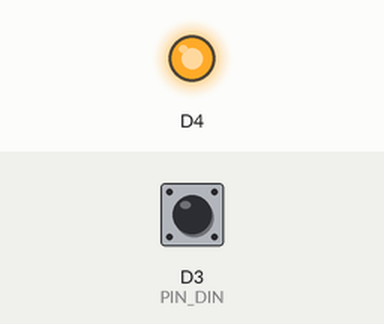
The sketch below on a simulated ESP8266 (Wemos D1 mini). Parts: output pins drawn as LEDs (lit = HIGH). Dashed ring = blinking. Inputs (shaded band) come from the test bench; at power-on: D3 (PIN_DIN) HIGH. What the sketch prints to the serial monitor is not drawn.

Above: at 1.2 s.
1.3 s: D3 (PIN_DIN) driven LOW
At 2.1 s:
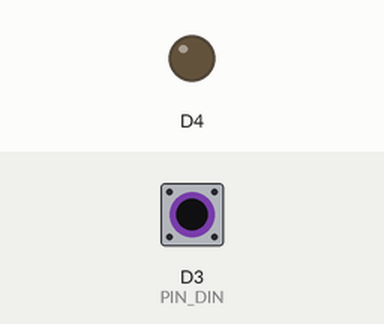
2.8 s: D3 (PIN_DIN) driven HIGH
At 3.3 s:
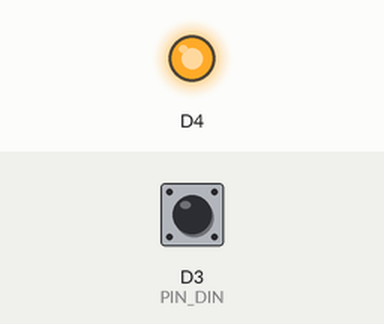
4.3 s: D3 (PIN_DIN) pulsed LOW 2 times (0.12 s each, 0.3 s apart)
At 4.56 s:
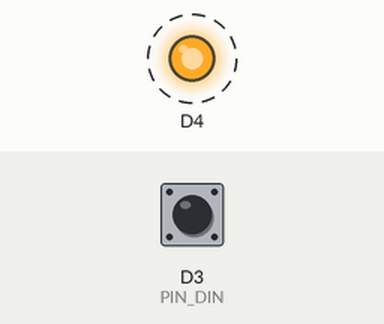
Timing chart, 0 to 7.3 s (numbered marks = the images above; inputs shaded):
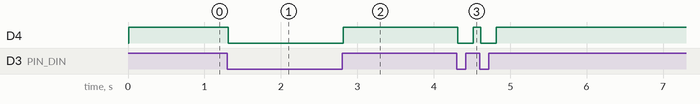

Measured:
- after the input at 1.3 s, D4: HIGH → LOW at once
- after the input at 2.8 s, D4: LOW → HIGH at once
- after the input at 4.3 s, D4: alternates HIGH for 0.10 s and LOW for 0.20 s, 4 changes in all, then stays HIGH, starting at once

The sketch:

D1_oop01_Din1.ino
```cpp
//_____D1_oop01_Din1.ino______________________171213-180507_____
// Demonstrate button clicked methods of class Din:
// * if falling edge: print message to Serial
// * if rising  edge: print message to Serial
// * if button pressed longer than 1 sec: print message to Serial
// * if button is clicked short once: print message to Serial
// * if button is clicked short twice: print message to Serial
// * while button is pressed, print P on Serial
//
// Cycle time 0,1 sec, print results to Serial (115200 Baud)
// and show them via blue LED.
//
// Hardware: (1) WeMos D1 mini
//           (2) Button shield (D3) or wire to GND
//
// Created by Karl Hartinger, December 07, 2017,
// Last Change May 07, 2018: Move class files to /src
// Released into the public domain.

#include "src/din/D1_class_Din.h"
#include "src/dout/D1_class_Dout.h"

#define BAUDRATE             115200    // for Serial
//Din  button(D5);                       // button D5
Din  button;                           // button (default D3)
Dout blueLed(true);                    // blue LED (default D4)

void setup()
{
 //-----begin Serial, read any existing Serial data-------------
 if(!Serial) Serial.begin(BAUDRATE);   // init serial comm
 while(!Serial) {;};                   // wait for Serial
 do{delay(10);} while(Serial.available() && Serial.read()>=0);
 Serial.println("\nPress button D3!"); // info
 //-----set maximum time for click changes
 button.setClickMilli(500L);
}

int i=0, imax=10;
void loop()
{
 //-----read button and write value to blue led-----------------
 int state=button.read();
 blueLed.set(state);
 if(button.isFallingEdge()) Serial.println("v  Falling Edge");
 if(button.isRisingEdge())  Serial.println("\r\n^  Rising Edge");
 if(button.isPressed(1000)) Serial.println("LongClick!");
 if(button.isClicked())     Serial.println("Click!");
 if(button.isDoubleClicked()) Serial.println("DoubleClick!");
 if(button.isPressed())     Serial.print("-P");
 delay(100);                           // wait 0,1 sec
}
```

D1_class_Din.cpp
```cpp
//_____D1_class_Din.cpp_______________________170402-171205_____
// D1 mini class for digital input e.g. a button.
//    Default is D3 (=GPIO0)
// Changes 2017-12-05:
// + devide (old) D1_class_Din.h into *.h and *.cpp
// + names changed (camel case names instead of underscore)
// + getDuration(), lastMilli_ added
//
// Hardware: (1) WeMos D1 mini
//
// Created by Karl Hartinger, December 05, 2017.
// Released into the public domain.

#include "D1_class_Din.h"

//**************************************************************
//    constructor & co
//**************************************************************

//_____constructor (default button is D3)_______________________
Din::Din() { setup(D3); }

//_____constructor with button number (=GPIO)___________________
Din::Din(int num) { setup(num); }

//_____setup input______________________________________________
void Din::setup(int num)
{
 dinNum_=num;                          // set input number
 pinMode(dinNum_, INPUT);              // set io to input
 lastMilli_=millis();                  // time program start
 lastDuration_=0;                      // no valid value
 din_=this->get();                     // get first value
 lastEdge_=0;                          // start: no edge so far
}

//**************************************************************
//    setter, getter, working methods
//**************************************************************

//_____get input value__________________________________________
int Din::get(void) {
 int val = digitalRead(dinNum_);       // read input value

 if((val==1)&&(din_==0)) {             // changed: rising edge!
  lastEdge_=1;                         // type of change
  lastDuration_= millis()-lastMilli_;  // last duration
  lastMilli_=millis();                 // start new duration
 }
 if((val==0)&&(din_==1)) {             // changed: falling edge!
  lastEdge_=2;                         // type of change
  lastDuration_= millis()-lastMilli_;  // last duration
  lastMilli_=millis();                 // start new duration
 }
 din_=val;                             // save value
 return val;
}

//_____read digital input, return true, if button pressed (0V)__
// checks digital input
bool Din::isPressed(void) {
 if(this->get()==0) return true;
 return false;
}

//_____read digital input, return true if button is pressed_____
// 0=no, 1=rising, 2=falling
// true: falling edge since last read
bool Din::isFallingEdge(void)
{
 this->get();
 if(lastEdge_==2) { lastEdge_=0; return true; }
 return false;
}

//_____read digital input, return true if button is released____
bool Din::isRisingEdge(void)
{
 this->get();
 if(lastEdge_==1) { lastEdge_=0; return true; }
 return false;
}

//_____get last input value without pin read____________________
int Din::getLast(void) { return din_; }

//_____get duration of actual state (0 or 1)____________________
unsigned long  Din::getDuration(void)
 { return (millis()- lastMilli_); }


//_____get last duration________________________________________
unsigned long Din::getLastDuration(void)
 { return lastDuration_; }
```

D1_class_Din.h
```cpp
//_____D1_class_Din.h_________________________170402-171205_____
// D1 mini class for digital input e.g. a button.
//    Default is D3 (=GPIO0)
// Changes 2017-12-05:
// + devide (old) D1_class_Din.h into *.h and *.cpp
// + names changed (camel case names instead of underscore)
// + getDuration() added
//
// Hardware: (1) WeMos D1 mini
//
// Created by Karl Hartinger, December 05, 2017.
// Released into the public domain.

#ifndef D1_CLASS_DIN_H
#define D1_CLASS_DIN_H
#include "Arduino.h"                   // D3

class Din {
 //-----properties----------------------------------------------
 protected:
  int dinNum_;                         // pin number (D3=GPIO0)
  int din_;                            // last read din value
  int lastEdge_;                       // 0=no, 1=rising, 2=fall
  unsigned long lastMilli_;            // ms since last change
  unsigned long lastDuration_;         // ms last duration
 //-----constructor & co----------------------------------------
 public:
  Din();                               // default constructor
  Din(int num);                        // set input pin
 protected:
  void setup(int num);                 // setup properties
 //-----setter, getter, working methods-------------------------
 public:
  int  get(void);                      // read input, return val
  bool isPressed(void);                // read input, 0V -> true
  bool isFallingEdge(void);            // read input
  bool isRisingEdge(void);             // read input
  int  getLast(void);                  // last val, NO new input
  unsigned long getDuration();         // msec since last change
  unsigned long getLastDuration();     // msec change before
};
#endif
```

D1_class_Din.cpp
```cpp
//_____D1_class_Din.cpp_______________________170402-171213_____
// D1 mini class for digital input e.g. a button.
//    Default is D3 (=GPIO0)
// Changes 2017-12-13:
// + devide (old) D1_class_Din.h into *.h and *.cpp
// + names changed (camel case names instead of underscore)
// + getDuration(), lastMilli_ added
// + button click methods/properties added
//
// Hardware: (1) WeMos D1 mini
//
// Created by Karl Hartinger, December 13, 2017.
// Released into the public domain.

#include "D1_class_Din.h"

//**************************************************************
//    constructor & co
//**************************************************************

//_____constructor (default button is D3)_______________________
Din::Din() { setup(PIN_DIN); }

//_____constructor with button number (=GPIO)___________________
Din::Din(int num) { setup(num); }

//_____setup input______________________________________________
void Din::setup(int num)
{
 dinNum_=num;                          // set input number
 pinMode(dinNum_, INPUT);              // set io to input
 lastMilli_=millis();                  // time program start
 lastDuration_=0;                      // no valid value
 din_=this->read();                    // get first value
 clickMilli_=CLICK_MS;                 // max. click time
 click1=0;                             // no 1x click
 click2=0;                             // no double click
 clickL=0;                             // no long click
 lastEdge_=0;                          // start: no edge so far
}

//**************************************************************
//    setter, getter methods (no hardware access)
//**************************************************************

//_____set maximal click duration in ms_________________________
void Din::setClickMilli(unsigned long ms_max)
{ clickMilli_ = ms_max; }

//_____get last input value without pin read____________________
int Din::getLast(void) { return din_; }

//_____get duration of actual state (0 or 1)____________________
unsigned long  Din::getDuration(void)
 { return (millis()- lastMilli_); }

//_____get last duration________________________________________
unsigned long Din::getLastDuration(void)
 { return lastDuration_; }

//**************************************************************
//    setter, getter, working methods
//**************************************************************

//_____read input value_________________________________________
int Din::read(void) {
 //-----read (new) input value----------------------------------
 int val = digitalRead(dinNum_);       // read input value
 //-----falling edge--------------------------------------------
 if((val==0)&&(din_==1)) {             // changed: falling edge!
  //.....set type of edge, update time (duration)...............
  lastEdge_=2;                         // type of change
  lastDuration_= millis()-lastMilli_;  // last duration edge
  lastMilli_=millis();                 // start new duration
  //...after a short wait: start click, long click, double click
  if(lastDuration_>clickMilli_)
  {
   click1=1;                           // start 1xclick
   clickL=1;                           // start long click
   if(click2!=2) click2=1;             // start 2xclick
  }
  else
  { //.....time too short for new start.........................
   click1=0;                           // no 1x click start
   clickL=0;                           // no long click start
   //.....special: second part of duoble click..................
   if(click2==2)                       // 2. part of 2x click
   { click2=3; click1=0; }             // yes: next state
   else click2=0;                      // no:  no 2xclick
  }
 }
 //-----rising edge---------------------------------------------
 if((val==1)&&(din_==0)) {             // changed: rising edge!
  //.....set type of edge, update time (duration)...............
  lastEdge_=1;                         // type of change
  lastDuration_= millis()-lastMilli_;  // last duration
  lastMilli_=millis();                 // start new duration
  //.....single click...........................................
  if(click1==1)                        // 1xclick: rising edge
  { if(lastDuration_<=clickMilli_)     // rising edge in time?
     click1=2;                         // rising edge ok
    else click1=0;                     // too late, no 1xclick
  }
  //.....1st part of double click...............................
  if(click2==1)                        // 2xclick: 1.rising edge
  { if(lastDuration_<=clickMilli_)     // 1.rising edge in time?
     click2=2;                         // 1.rising edge ok
    else click2=0;                     // too late, no 2xclick
  }
  //.....2nd part of double click...............................
  if(click2==3)                        // 2xclick: 2.rising edge
  { if(lastDuration_<=clickMilli_)     // 2.rising edge in time?
     click2=4;                         // 2.rising edge ok
    else click2=0;                     // too late, no 2x click
  }
  //.....rising edge = no long click...........................
  clickL=0;                            // rising edge, too late
 }
 //-----click1 or click2 finished-------------------------------
 if((val==1)&&(din_==1)) {             // no change, 1
  //.....click1 finished (= no double click)....................
  if(click1==2)                        // 1xclick ready?
  {if(millis()-lastMilli_>=clickMilli_)// check follow-up time
   {click1=3;                          // yes -> single click ok
    click2=0;                          // no double click
   }
  }
  //.....click2 finished (= no tripple click)...................
  if(click2==4)                        // 2xclick ready?
  {if(millis()-lastMilli_>=clickMilli_)// check follow-up time
   {click2=5;                          // yes -> double click ok
    click1=0;                          // no 1x click
   }
  }
 }
 //-----remember new button value-------------------------------
 din_=val;                             // save value
 return val;
}

//_____read digital input, return true, if button pressed (0V)__
// checks digital input
bool Din::isPressed(void) {            //
 if(this->read()==0) return true;      // digital input is 0V
 return false;                         // digital input is 3V3
}

//_____return true, if button is pressed longer than ms_min_____
bool Din::isPressed(unsigned long ms_min) {
 if(this->read()!=0) return false;     // button not pressed
 if(clickL<1) return false;            // long click not started
 if(getDuration()<ms_min) return false;// time too short
 clickL=0;                             // long click requested
 return true;                          // yes, long click
}

//_____read digital input, return true if button is pressed_____
// 0=no, 1=rising, 2=falling
// true: falling edge since last read
bool Din::isFallingEdge(void)
{
 this->read();                         // check digital input
 if(lastEdge_!=2) return false;        // no (new) falling edge
 lastEdge_=0;                          // falling edge requested
 return true;                          // yes, it's falling edge
}

//_____read digital input, return true if button is released____
bool Din::isRisingEdge(void)
{
 this->read();                         // read digital input
 if(lastEdge_!=1) return false;        // not rising edge
 lastEdge_=0;                          // rising edge requested
 return true;                          // yes, rising edge
}

//_____is button 1x clicked (duration less than clickMilli_)____
bool Din::isClicked()
{
 this->read();
 if(click1!=3) return false;           // 1xclick not finished
 click1=0;                             // 1xclick requested
 return true;                          // yes, single click
}

//_____is button 2x clicked (duration less than clickMilli_)____
bool Din::isDoubleClicked()
{
 this->read();
 if(click2!=5) return false;           // 2xclick not finished
 click2=0;                             // double click requested
 return true;                          // yes, double click
}
```

D1_class_Din.h
```cpp
//_____D1_class_Din.h_________________________170402-171213_____
// D1 mini class for digital input e.g. a button.
//    Default is D3 (=GPIO0)
// Changes 2017-12-05:
// + devide (old) D1_class_Din.h into *.h and *.cpp
// + names changed (camel case names instead of underscore)
// + getDuration() added
//
// Hardware: (1) WeMos D1 mini
//
// Created by Karl Hartinger, December 13, 2017.
// Released into the public domain.

#ifndef  D1_CLASS_DIN_H
#define  D1_CLASS_DIN_H
#include "Arduino.h"                   // D3
#define  CLICK_MS       550            // click time max. 550 ms
#define  PIN_DIN        D3             // Default input pin

class Din {
 //-----properties----------------------------------------------
 protected:
  int dinNum_;                         // pin number (D3=GPIO0)
  int din_;                            // last read din value
  int lastEdge_;                       // 0=no, 1=rising, 2=fall
  int clickMilli_;                     // max. click duration
  int click1;                          // state of 1x click
  int click2;                          // state of double click
  int clickL;                          // state of long click
  unsigned long lastMilli_;            // ms since last change
  unsigned long lastDuration_;         // ms last duration
 //-----constructor & co----------------------------------------
 public:
  Din();                               // default constructor D3
  Din(int num);                        // set input pin
 protected:
  void setup(int num);                 // setup properties
 //-----setter, getter methods (no hardware access)-------------
 public:
  void setClickMilli(unsigned long ms_max); //max.click duration
  int  getLast(void);                  // last val, NO new input
  unsigned long getDuration();         // msec since last change
  unsigned long getLastDuration();     // msec change before
 //-----working methods-----------------------------------------
 public:
  int  read(void);                     // read input, return val
  bool isPressed(void);                // read input, 0V -> true
  bool isPressed(unsigned long ms_min);// is input 0V min. xx ms
  bool isFallingEdge(void);            // read input,true v edge
  bool isRisingEdge(void);             // read input,true ^ edge
  bool isClicked();                    // is 1x click?
  bool isDoubleClicked();              // is 2x click?
};
#endif
```

Source omitted: D1_class_Dout.cpp (2586 bytes), D1_class_Dout.h (1502 bytes)
